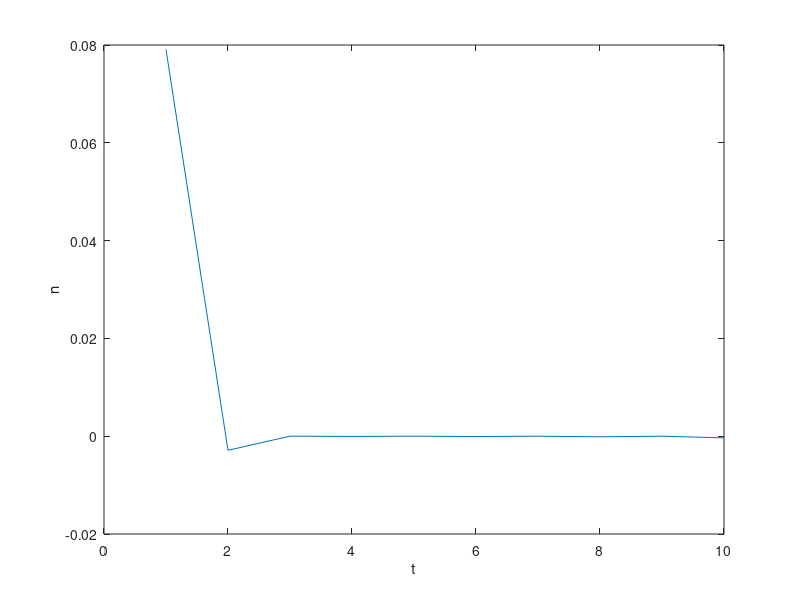

MATLAB code for this plot:
clear all
figure(1); clf

% [g b d m]
g=0.01; b=0.02; d=0.03; m= 0.05; c=1;
% b=0.5; c=1; d=0.2; m=3; g=0.5;
func1 = @(n,b,c) (((n+m)-d*c*(n+m))*b/c*((n+m)-d*c*(n+m)));
func2 = @(n,g) (g*(1-1/n));

n=2; pn=[];
for i=1:10
    n=func1(n,b,c);
    c=func2(n,g)
    pn=[pn; n];
end
 
plot(pn);
xlabel('t');
ylabel('n');